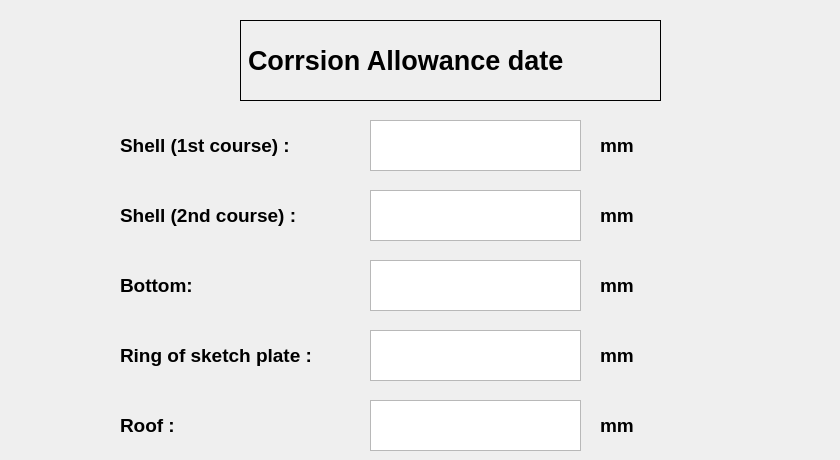
  <widget class="QWidget" name="CorrsionAllowance">
   <widget class="QLabel" name="Shellcourse1_2">
    <property name="geometry">
     <rect>
      <x>120</x>
      <y>120</y>
      <width>231</width>
      <height>51</height>
     </rect>
    </property>
    <property name="font">
     <font>
      <pointsize>14</pointsize>
      <weight>75</weight>
      <bold>true</bold>
     </font>
    </property>
    <property name="text">
     <string>Shell (1st course) :</string>
    </property>
   </widget>
   <widget class="QLabel" name="heading_3">
    <property name="geometry">
     <rect>
      <x>240</x>
      <y>20</y>
      <width>421</width>
      <height>81</height>
     </rect>
    </property>
    <property name="font">
     <font>
      <pointsize>20</pointsize>
      <weight>75</weight>
      <bold>true</bold>
     </font>
    </property>
    <property name="autoFillBackground">
     <bool>true</bool>
    </property>
    <property name="frameShape">
     <enum>QFrame::Box</enum>
    </property>
    <property name="text">
     <string>Corrsion Allowance date</string>
    </property>
   </widget>
   <widget class="QLabel" name="unit_10">
    <property name="geometry">
     <rect>
      <x>600</x>
      <y>120</y>
      <width>231</width>
      <height>51</height>
     </rect>
    </property>
    <property name="font">
     <font>
      <pointsize>14</pointsize>
      <weight>75</weight>
      <bold>true</bold>
     </font>
    </property>
    <property name="text">
     <string>mm</string>
    </property>
   </widget>
   <widget class="QTextEdit" name="Shellcourse1">
    <property name="geometry">
     <rect>
      <x>370</x>
      <y>120</y>
      <width>211</width>
      <height>51</height>
     </rect>
    </property>
   </widget>
   <widget class="QLabel" name="unit_11">
    <property name="geometry">
     <rect>
      <x>600</x>
      <y>190</y>
      <width>231</width>
      <height>51</height>
     </rect>
    </property>
    <property name="font">
     <font>
      <pointsize>14</pointsize>
      <weight>75</weight>
      <bold>true</bold>
     </font>
    </property>
    <property name="text">
     <string>mm</string>
    </property>
   </widget>
   <widget class="QTextEdit" name="Shellcourse2">
    <property name="geometry">
     <rect>
      <x>370</x>
      <y>190</y>
      <width>211</width>
      <height>51</height>
     </rect>
    </property>
   </widget>
   <widget class="QLabel" name="Shellcourse2_3">
    <property name="geometry">
     <rect>
      <x>120</x>
      <y>190</y>
      <width>231</width>
      <height>51</height>
     </rect>
    </property>
    <property name="font">
     <font>
      <pointsize>14</pointsize>
      <weight>75</weight>
      <bold>true</bold>
     </font>
    </property>
    <property name="text">
     <string>Shell (2nd course) :</string>
    </property>
   </widget>
   <widget class="QLabel" name="Bottom">
    <property name="geometry">
     <rect>
      <x>120</x>
      <y>260</y>
      <width>231</width>
      <height>51</height>
     </rect>
    </property>
    <property name="font">
     <font>
      <pointsize>14</pointsize>
      <weight>75</weight>
      <bold>true</bold>
     </font>
    </property>
    <property name="text">
     <string>Bottom:</string>
    </property>
   </widget>
   <widget class="QLabel" name="unit_12">
    <property name="geometry">
     <rect>
      <x>600</x>
      <y>260</y>
      <width>231</width>
      <height>51</height>
     </rect>
    </property>
    <property name="font">
     <font>
      <pointsize>14</pointsize>
      <weight>75</weight>
      <bold>true</bold>
     </font>
    </property>
    <property name="text">
     <string>mm</string>
    </property>
   </widget>
   <widget class="QTextEdit" name="bottom">
    <property name="geometry">
     <rect>
      <x>370</x>
      <y>260</y>
      <width>211</width>
      <height>51</height>
     </rect>
    </property>
   </widget>
   <widget class="QLabel" name="Ringofsketchplate_2">
    <property name="geometry">
     <rect>
      <x>120</x>
      <y>330</y>
      <width>251</width>
      <height>51</height>
     </rect>
    </property>
    <property name="font">
     <font>
      <pointsize>14</pointsize>
      <weight>75</weight>
      <bold>true</bold>
     </font>
    </property>
    <property name="text">
     <string>Ring of sketch plate :</string>
    </property>
   </widget>
   <widget class="QLabel" name="unit_13">
    <property name="geometry">
     <rect>
      <x>600</x>
      <y>330</y>
      <width>231</width>
      <height>51</height>
     </rect>
    </property>
    <property name="font">
     <font>
      <pointsize>14</pointsize>
      <weight>75</weight>
      <bold>true</bold>
     </font>
    </property>
    <property name="text">
     <string>mm</string>
    </property>
   </widget>
   <widget class="QTextEdit" name="Ringofsketchplate">
    <property name="geometry">
     <rect>
      <x>370</x>
      <y>330</y>
      <width>211</width>
      <height>51</height>
     </rect>
    </property>
   </widget>
   <widget class="QLabel" name="Roof_2">
    <property name="geometry">
     <rect>
      <x>120</x>
      <y>400</y>
      <width>231</width>
      <height>51</height>
     </rect>
    </property>
    <property name="font">
     <font>
      <pointsize>14</pointsize>
      <weight>75</weight>
      <bold>true</bold>
     </font>
    </property>
    <property name="text">
     <string>Roof :</string>
    </property>
   </widget>
   <widget class="QLabel" name="unit_14">
    <property name="geometry">
     <rect>
      <x>600</x>
      <y>400</y>
      <width>231</width>
      <height>51</height>
     </rect>
    </property>
    <property name="font">
     <font>
      <pointsize>14</pointsize>
      <weight>75</weight>
      <bold>true</bold>
     </font>
    </property>
    <property name="text">
     <string>mm</string>
    </property>
   </widget>
   <widget class="QTextEdit" name="Roof">
    <property name="geometry">
     <rect>
      <x>370</x>
      <y>400</y>
      <width>211</width>
      <height>51</height>
     </rect>
    </property>
   </widget>
  </widget>
